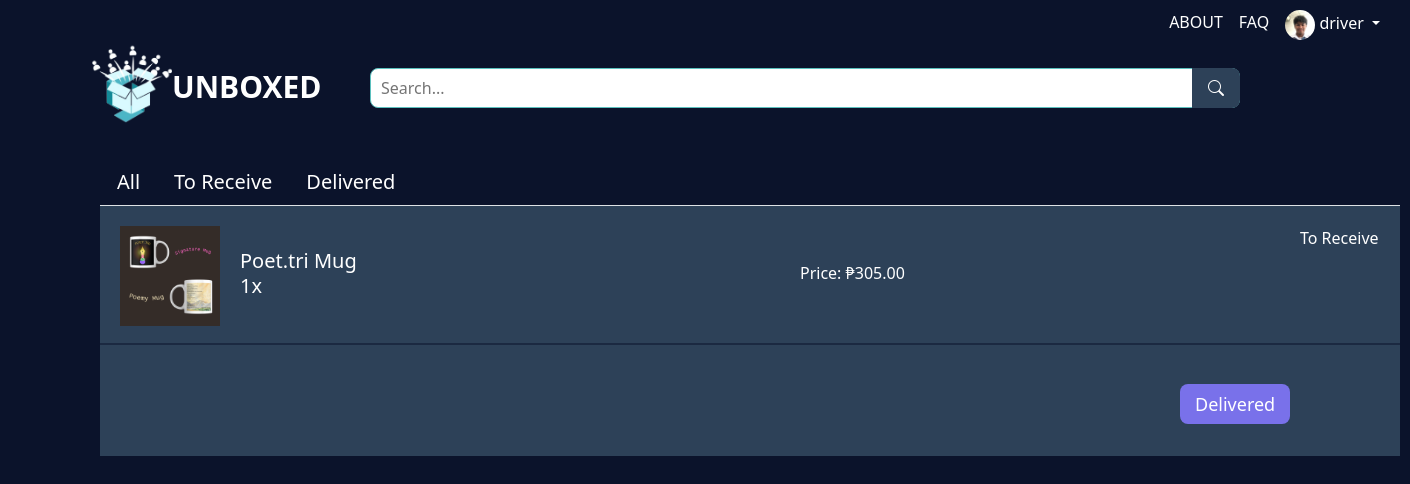
Screenshot of /driver.php (signed in) with the database file from the repository.
### tables this page shows
CREATE TABLE `order_item` (
  `order_item_id` int(11) NOT NULL,
  `order_id` varchar(16) NOT NULL,
  `customer_id` int(11) DEFAULT NULL,
  `customer_name` varchar(255) NOT NULL,
  `address` text DEFAULT NULL,
  `contact` varchar(11) NOT NULL,
  `product_id` int(11) DEFAULT NULL,
  `product_img` varchar(255) NOT NULL,
  `product_name` varchar(255) NOT NULL,
  `product_owner` varchar(255) NOT NULL,
  `quantity` int(11) NOT NULL,
  `price` decimal(10,2) NOT NULL,
  `total_payment` int(11) NOT NULL,
  `payment` varchar(100) NOT NULL,
  `order_date` date NOT NULL,
  `status` varchar(255) NOT NULL COMMENT 'To Ship, To Receive, Completed, Canceled'
);

### driver.php (the view, shortened to what this page needs)
<?php
$servername = "localhost";
$username = "root";
$password = "";
$dbname = "unboxed";
$conn = new mysqli($servername, $username, $password, $dbname);
if (isset($_SESSION["email"])) {
    $name = $_SESSION["name"];
    $image_dp = $_SESSION["image_dp"];
} else {
    $name = "";
    $image_dp = "";
}
$displayDriverInfo = !(isset($_SESSION['open_boxes']) && $_SESSION['open_boxes']);
$orderItemsQuery = "SELECT oi.order_item_id, oi.product_img, oi.product_name, oi.quantity, oi.total_payment, oi.status
                    FROM order_item oi
                    WHERE oi.status = 'To Receive'";
$orderItemsResult = $conn->query($orderItemsQuery);
?>
<!DOCTYPE html>
<html lang="en">
<head>
    <link rel="stylesheet" href="https://cdn.jsdelivr.net/npm/bootstrap-icons@1.3.0/font/bootstrap-icons.css">
    <link href="https://cdn.jsdelivr.net/npm/bootstrap@5.3.3/dist/css/bootstrap.min.css" rel="stylesheet">
    <link rel="stylesheet" href="style.css?v=<?php echo time(); ?>">
</head>
<body>
<nav class="navbar navbar-expand-lg bg-body-tertiary">
    <div class="container-fluid">
        <div class="nav-logo">
            <a class="navbar-brand" href="driver.php"><img src="./images/logo.png" class="logo" alt="">UNBOXED</a>
        </div>
        <div class="navbar-nav" id="navbarLinks">
            <a class="nav-link" href="About.php">ABOUT</a>
            <a class="nav-link" href="FAQ.php">FAQ</a>
            <?php if ($displayDriverInfo && !empty($name)): ?>
                <li class="nav-item dropdown">
                    <a class="nav-link dropdown-toggle" href="#" id="navbarDropdown" role="button" data-bs-toggle="dropdown" aria-expanded="false">
                        <img src="<?php echo $image_dp; ?>" alt="<?php echo $name; ?>" class="profile-img"> <?php echo $name; ?>
                    </a>
                </li>
            <?php endif; ?>
        </div>
    </div>
</nav>
<div class="search-name">
    <form method="POST" action="driver.php">
        <input type="text" class="input-search" name="searchTerm" placeholder="Search...">
        <button type="submit" name="search" class="btn-search"><i class="bi bi-search"></i></button>
    </form>
</div>
<ul class="nav nav-tabs">
    <li class="nav-item">
        <a class="nav-link" href="?tab=all">All</a>
    </li>
    <li class="nav-item">
        <a class="nav-link" href="?tab=to_receive">To Receive</a>
    </li>
    <li class="nav-item">
        <a class="nav-link" href="?tab=delivered">Delivered</a>
    </li>
</ul>
<div class="parcel">
    <?php
    if ($_SERVER["REQUEST_METHOD"] == "POST" && isset($_POST["search"])) {
        $searchTerm = $_POST["searchTerm"];
        $orderItemsQuery = "SELECT oi.order_item_id, oi.product_img, oi.product_name, oi.quantity, oi.total_payment, oi.status
                            FROM order_item oi
                            WHERE oi.product_name LIKE ? AND oi.status = 'To Receive'";
        $stmt = $conn->prepare($orderItemsQuery);
        $searchTerm = "%" . $searchTerm . "%";
        $stmt->bind_param("s", $searchTerm);
        $stmt->execute();
        $orderItemsResult = $stmt->get_result();
        $stmt->close();
    } else {
        if (isset($_GET['tab'])) {
            $tab = $_GET['tab'];
        } else {
            $tab = 'all';
        }
        switch ($tab) {
            default:
                $status_condition = "(oi.status = 'To Receive' OR oi.status = 'Delivered')";
                break;
        }
        $orderItemsQuery = "SELECT oi.order_item_id, oi.product_img, oi.product_name, oi.quantity, oi.total_payment, oi.status
                            FROM order_item oi
                            WHERE " . $status_condition;
        $orderItemsResult = $conn->query($orderItemsQuery);
    }
    while ($item = $orderItemsResult->fetch_assoc()): ?>
        <div class="parcel-card">
            <form method="POST" action="driver.php">
                <button type="submit" name="delivered" class="delivered-btn">Delivered</button>
            </form>
            <p class="prod-status"><?php echo htmlspecialchars($item['status']); ?></p>
            <div class="order-name-img">
                <img src="<?php echo htmlspecialchars($item['product_img']); ?>" class="product-img" alt="<?php echo htmlspecialchars($item['product_name']); ?>">
                <p class="prod-name-order"><?php echo htmlspecialchars($item['product_name']); ?></p>
                <p class="prod-quantity-order"><?php echo htmlspecialchars($item['quantity']); ?>x</p>
            </div>
            <div class="order-price">
                <p class="prod-price-order">Price: ₱<?php echo htmlspecialchars(number_format($item['total_payment'], 2)); ?></p>
            </div>
        </div>
    <?php endwhile; ?>
</div>
</body>
</html>

### style.css (style rules this page uses)
body { background-color: #0B132B; }
.container-fluid { background-color: #0B132B; height: 50px; width: 100%; }
.nav-logo { margin-top: 130px; }
.navbar-brand { display: inline; color: white; background-color: #0B132B; font-size: 30px; font-weight: bold; }
.nav-logo, .navbar-brand:hover { color: white; }
.logo { margin-top: -15px; display: inline-block; background-color: #0B132B; margin-left: 80px; height: 80px; width: 80px; }
.navbar { height: 50px; }
.navbar-nav { padding-right: 10px; }
.navbar-nav, .nav-link { color: #ffff; }
.navbar-nav, .nav-link:hover { color: #5bc0be; }
.bi-search { display: flex; justify-content: center; align-items: center; margin: auto; height: 38px; width: 39px; }
.btn-search { position: absolute; display: inline-flex; justify-content: center; align-items: center; width: 48px; margin-left: -48px; border: none; border-top-right-radius: 8px; border-bottom-right-radius: 8px; margin-top: 18px; background-color: #2d4158; color: white; }
.profile-img { height: 30px; width: 30px; border-radius: 50%; }
.product-img { height: 100px; width: 100px; margin-left: -180px; margin-right: -150px; }
.nav-tabs { margin-left: 100px; margin-top: 50px; font-size: 20px; color: #5bc0be; width: 1300px; }
.order-name-img { position: absolute; display: inline-flex; margin-left: 200px; margin-top: 20px; width: auto; }
.prod-quantity-order { position: absolute; margin-top: 45px; font-size: 20px; margin-left: -60px; }
.prod-name-order { margin-top: 20px; margin-left: 170px; font-size: 20px; }
.order-price { position: absolute; margin-top: 55px; margin-left: 700px; }
.input-search { margin-top: 18px; margin-left: 370px; height: 40px; width: 870px; border-radius: 8px; border: 1px solid #5bc0be; padding-left: 10px; }
.parcel-card { position: relative; height: 250px; width: 1300px; background-color: #2d4158; margin-left: 100px; margin-bottom: 20px; color: white; }
.parcel-card::after { content: ''; position: absolute; top: 55%; left: 50%; transform: translate(-50%, -50%); width: 100%; height: 1px; background-color: #0B132B; }
.delivered-btn { position: absolute; margin-left: 1080px; margin-top: 178px; border: none; height: 40px; width: auto; padding-left: 15px; padding-right: 15px; font-size: 18px; font-weight: 500; color: white; background-color: #7971ea; border-radius: 8px; }
.prod-status { position: absolute; margin-left: 1200px; margin-top: 20px; font-size: 16px; font-weight: 500; }

### rows the page displays
order_item: status "To Receive", product_img (picture), product_name "Poet.tri Mug", quantity "1", total_payment "305.00"

### other values shown
$name "driver"
